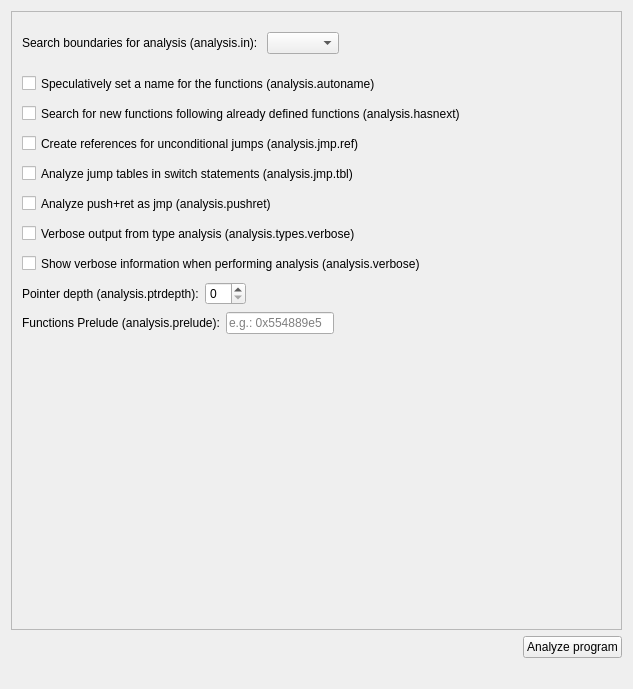
<?xml version="1.0" encoding="UTF-8"?>
<ui version="4.0">
 <class>AnalysisOptionsWidget</class>
 <widget class="QWidget" name="AnalysisOptionsWidget">
  <property name="geometry">
   <rect>
    <x>0</x>
    <y>0</y>
    <width>633</width>
    <height>689</height>
   </rect>
  </property>
  <property name="sizePolicy">
   <sizepolicy hsizetype="Preferred" vsizetype="Preferred">
    <horstretch>0</horstretch>
    <verstretch>0</verstretch>
   </sizepolicy>
  </property>
  <property name="windowTitle">
   <string>Analysis</string>
  </property>
  <layout class="QVBoxLayout" name="verticalLayout" stretch="0,0,0">
   <item>
    <layout class="QVBoxLayout" name="verticalLayout_2">
     <item>
      <widget class="QScrollArea" name="scrollArea">
       <property name="sizePolicy">
        <sizepolicy hsizetype="Expanding" vsizetype="Expanding">
         <horstretch>0</horstretch>
         <verstretch>0</verstretch>
        </sizepolicy>
       </property>
       <property name="widgetResizable">
        <bool>true</bool>
       </property>
       <widget class="QWidget" name="scrollAreaWidgetContents">
        <property name="geometry">
         <rect>
          <x>0</x>
          <y>0</y>
          <width>611</width>
          <height>610</height>
         </rect>
        </property>
        <widget class="QCheckBox" name="verboseCheckBox">
         <property name="geometry">
          <rect>
           <x>10</x>
           <y>240</y>
           <width>601</width>
           <height>23</height>
          </rect>
         </property>
         <property name="text">
          <string>Show verbose information when performing analysis (analysis.verbose)</string>
         </property>
        </widget>
        <widget class="QCheckBox" name="pushRetCheckBox">
         <property name="geometry">
          <rect>
           <x>10</x>
           <y>180</y>
           <width>601</width>
           <height>23</height>
          </rect>
         </property>
         <property name="text">
          <string>Analyze push+ret as jmp (analysis.pushret)</string>
         </property>
        </widget>
        <widget class="QCheckBox" name="typesVerboseCheckBox">
         <property name="geometry">
          <rect>
           <x>10</x>
           <y>210</y>
           <width>601</width>
           <height>23</height>
          </rect>
         </property>
         <property name="text">
          <string>Verbose output from type analysis (analysis.types.verbose)</string>
         </property>
        </widget>
        <widget class="QCheckBox" name="autonameCheckbox">
         <property name="geometry">
          <rect>
           <x>10</x>
           <y>60</y>
           <width>601</width>
           <height>23</height>
          </rect>
         </property>
         <property name="text">
          <string>Speculatively set a name for the functions (analysis.autoname)</string>
         </property>
        </widget>
        <widget class="QCheckBox" name="hasnextCheckbox">
         <property name="geometry">
          <rect>
           <x>10</x>
           <y>90</y>
           <width>601</width>
           <height>23</height>
          </rect>
         </property>
         <property name="text">
          <string>Search for new functions following already defined functions (analysis.hasnext)</string>
         </property>
        </widget>
        <widget class="QCheckBox" name="jmpRefCheckbox">
         <property name="geometry">
          <rect>
           <x>10</x>
           <y>120</y>
           <width>601</width>
           <height>23</height>
          </rect>
         </property>
         <property name="text">
          <string>Create references for unconditional jumps (analysis.jmp.ref)</string>
         </property>
        </widget>
        <widget class="QCheckBox" name="jmpTblCheckbox">
         <property name="geometry">
          <rect>
           <x>10</x>
           <y>150</y>
           <width>601</width>
           <height>23</height>
          </rect>
         </property>
         <property name="text">
          <string>Analyze jump tables in switch statements (analysis.jmp.tbl)</string>
         </property>
        </widget>
        <widget class="QWidget" name="verticalLayoutWidget">
         <property name="geometry">
          <rect>
           <x>10</x>
           <y>20</y>
           <width>581</width>
           <height>27</height>
          </rect>
         </property>
         <layout class="QFormLayout" name="formLayout">
          <property name="fieldGrowthPolicy">
           <enum>QFormLayout::ExpandingFieldsGrow</enum>
          </property>
          <item row="0" column="0">
           <widget class="QLabel" name="analInLabel">
            <property name="enabled">
             <bool>true</bool>
            </property>
            <property name="minimumSize">
             <size>
              <width>0</width>
              <height>0</height>
             </size>
            </property>
            <property name="text">
             <string>Search boundaries for analysis (analysis.in): </string>
            </property>
           </widget>
          </item>
          <item row="0" column="1">
           <widget class="QComboBox" name="analysisInComboBox"/>
          </item>
         </layout>
        </widget>
        <widget class="QWidget" name="verticalLayoutWidget_2">
         <property name="geometry">
          <rect>
           <x>10</x>
           <y>270</y>
           <width>581</width>
           <height>28</height>
          </rect>
         </property>
         <layout class="QFormLayout" name="formLayout_2">
          <property name="fieldGrowthPolicy">
           <enum>QFormLayout::ExpandingFieldsGrow</enum>
          </property>
          <item row="0" column="0">
           <widget class="QLabel" name="ptrDepthLabel">
            <property name="enabled">
             <bool>true</bool>
            </property>
            <property name="minimumSize">
             <size>
              <width>0</width>
              <height>0</height>
             </size>
            </property>
            <property name="text">
             <string>Pointer depth (analysis.ptrdepth):</string>
            </property>
           </widget>
          </item>
          <item row="0" column="1">
           <widget class="QSpinBox" name="ptrDepthSpinBox">
            <property name="minimum">
             <number>0</number>
            </property>
            <property name="value">
             <number>0</number>
            </property>
           </widget>
          </item>
         </layout>
        </widget>
        <widget class="QWidget" name="verticalLayoutWidget_3">
         <property name="geometry">
          <rect>
           <x>10</x>
           <y>300</y>
           <width>581</width>
           <height>28</height>
          </rect>
         </property>
         <layout class="QFormLayout" name="formLayout_3">
          <property name="fieldGrowthPolicy">
           <enum>QFormLayout::ExpandingFieldsGrow</enum>
          </property>
          <item row="0" column="0">
           <widget class="QLabel" name="preludeLabel">
            <property name="enabled">
             <bool>true</bool>
            </property>
            <property name="minimumSize">
             <size>
              <width>0</width>
              <height>0</height>
             </size>
            </property>
            <property name="text">
             <string>Functions Prelude (analysis.prelude):</string>
            </property>
           </widget>
          </item>
          <item row="0" column="1">
           <widget class="QLineEdit" name="preludeLineEdit">
            <property name="sizePolicy">
             <sizepolicy hsizetype="Preferred" vsizetype="Fixed">
              <horstretch>0</horstretch>
              <verstretch>0</verstretch>
             </sizepolicy>
            </property>
            <property name="placeholderText">
             <string>e.g.: 0x554889e5</string>
            </property>
           </widget>
          </item>
         </layout>
        </widget>
       </widget>
      </widget>
     </item>
    </layout>
   </item>
   <item alignment="Qt::AlignRight">
    <widget class="QPushButton" name="analyzePushButton">
     <property name="sizePolicy">
      <sizepolicy hsizetype="Fixed" vsizetype="Fixed">
       <horstretch>0</horstretch>
       <verstretch>0</verstretch>
      </sizepolicy>
     </property>
     <property name="text">
      <string>Analyze program</string>
     </property>
    </widget>
   </item>
   <item>
    <spacer name="verticalSpacer">
     <property name="orientation">
      <enum>Qt::Vertical</enum>
     </property>
     <property name="sizeType">
      <enum>QSizePolicy::Fixed</enum>
     </property>
     <property name="sizeHint" stdset="0">
      <size>
       <width>20</width>
       <height>20</height>
      </size>
     </property>
    </spacer>
   </item>
  </layout>
 </widget>
 <resources/>
 <connections/>
</ui>
